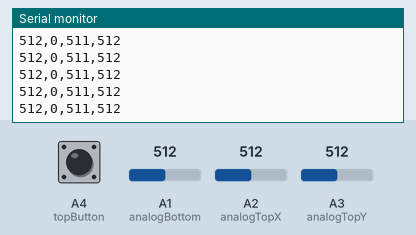
This sketch was run on a simulated Arduino Uno, built with avr-gcc and run on an emulated ATmega328P. Shown: the last lines printed to the serial monitor. The inputs (shaded band) are chosen by the test bench; at power-on: A1 (analogBottom) = 512, A2 (analogTopX) = 512, A3 (analogTopY) = 512, A4 (topButton) LOW.

Above: at 1.2 s.
1.3 s: A1 (analogBottom) set to 716
At 1.34 s:
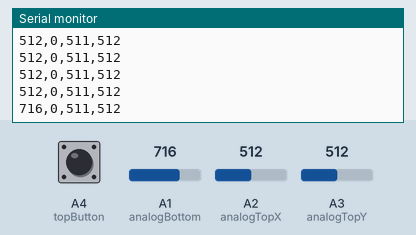
2.8 s: A2 (analogTopX) set to 716
At 2.82 s:
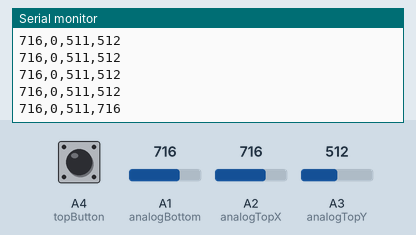
4.3 s: A3 (analogTopY) set to 716
At 4.35 s:
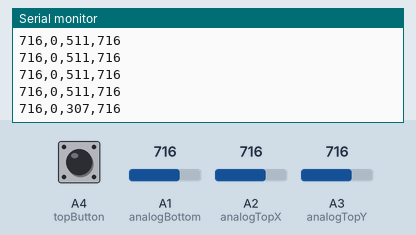
5.8 s: A4 (topButton) pulled HIGH for 0.15 s
At 5.82 s:
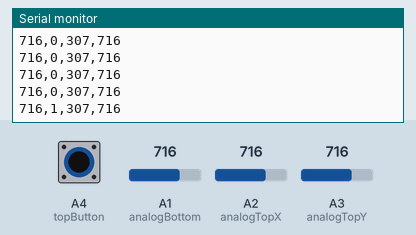
7.4 s: A1 (analogBottom) set to 900
At 7.4 s:
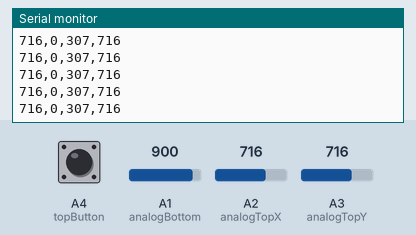
8.9 s: A4 (topButton) pulled HIGH for 1 s
At 8.93 s:
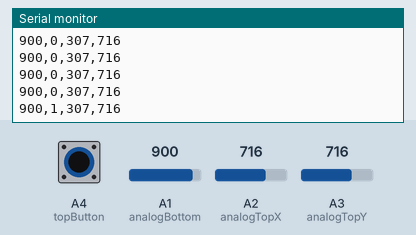
Timing chart, 0 to 11.9 s (numbered marks = the images above; inputs shaded):
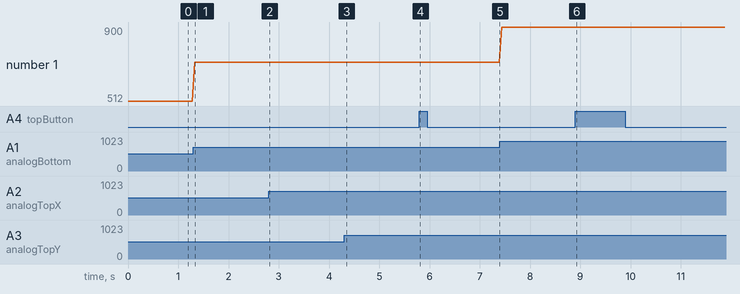

Measured:
- after the input at 1.3 s, the serial monitor: prints a new line at once (image 1)
- after the input at 2.8 s, the serial monitor: prints a new line at once (image 2)
- after the input at 4.3 s, the serial monitor: prints a new line at once (image 3)
- after the input at 5.8 s, the serial monitor: prints a new line at once (image 4)
- after the input at 8.9 s, the serial monitor: prints a new line at once (image 6)
- plotted number 1: 512 → 716 after the input at 1.3 s, 716 → 900 after the input at 7.4 s

The sketch:

Joystick.ino
```cpp
// Pin numbers for each measurement
const int analogBottom = A1;
const int analogTopX = A2;
const int analogTopY = A3;
const int topButton = A4;

void setup()
{
    // Set up the digital pins to be in input mode,
    // and set up the baud rate of the
    pinMode(topButton, INPUT);
    Serial.begin(115200);
}

void loop()
{
    // Send all variables through serial, delimited using commas,
    // every 50 milliseconds
    Serial.print(analogRead(analogBottom));
    Serial.print(",");
    Serial.print(digitalRead(topButton));
    Serial.print(",");
    Serial.print(1023-analogRead(analogTopY));
    Serial.print(",");
    Serial.println(analogRead(analogTopX));
    delay(50);
}
```
